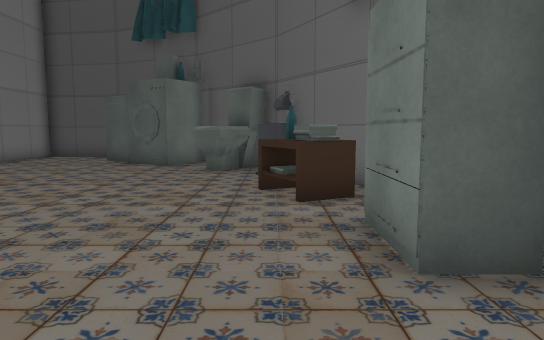
[1] (above)

12 first-person views from a walk through a Unity game level. The camera is 1.2 m above the floor, tilts 6° down and sees 70° across. The floor is counted in squares, 1 m on a side. Each view is taken from the middle of a square. On the plan, view 1 faces up. The plan holds only what a view shows up to about 15 squares ahead; the rest is blank. The place goes on beyond the plan. The player character is not drawn. Some surface patterns are stand-ins.

[2]
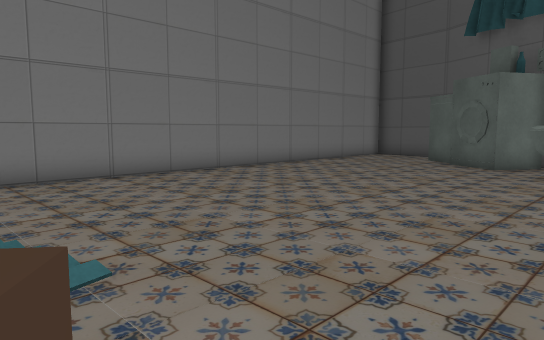

[3]
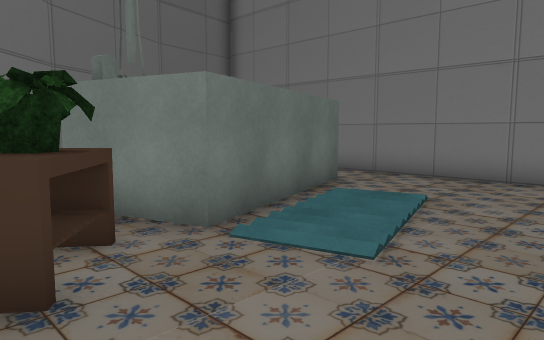

[4]
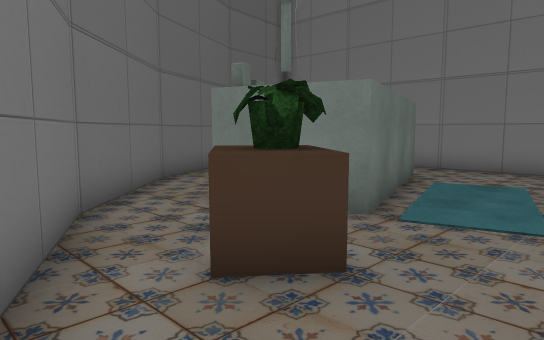

[5]
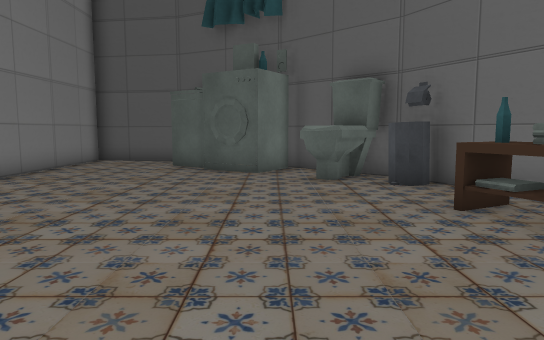

[6]
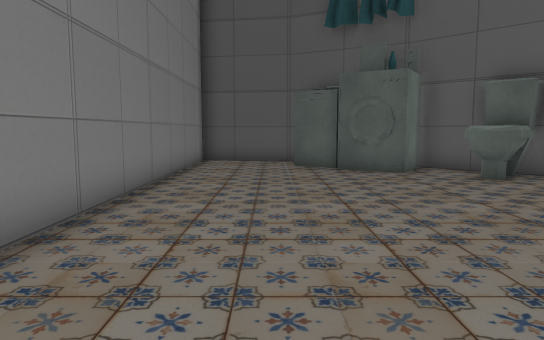

[7]
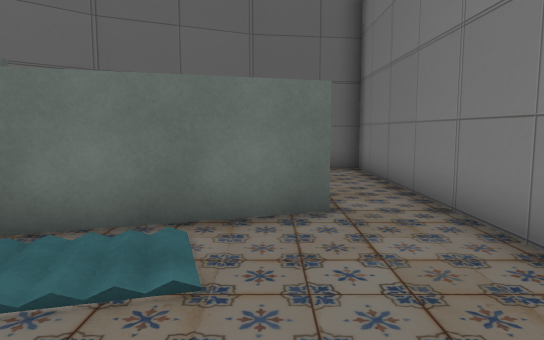

[8]
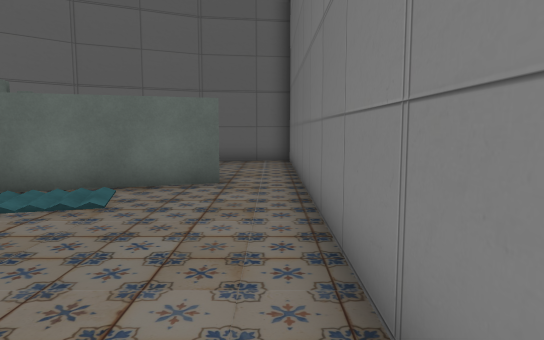

[9]
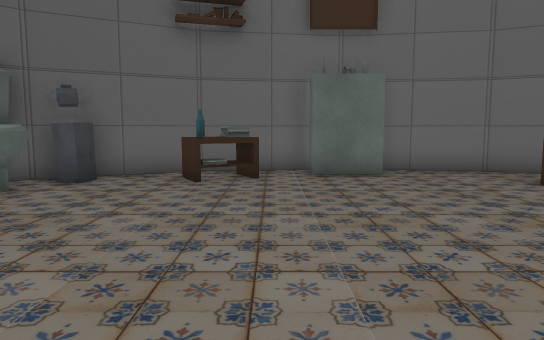

[10]
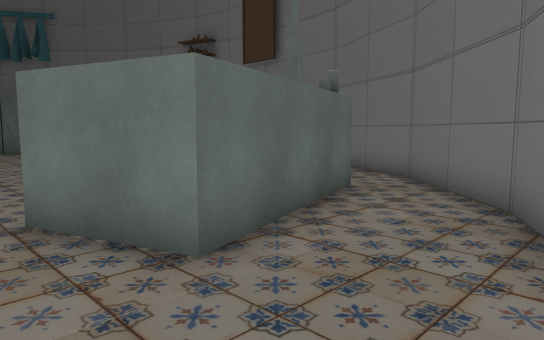

[11]
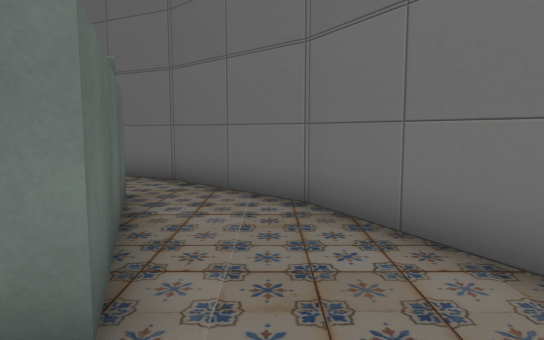

[12]
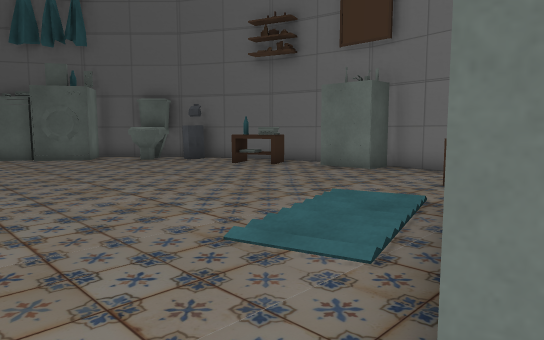

### Floor plan
Points are (right, up) in squares from view 1. A wall is a line through its corners. A room is listed if a view was taken in it or the views show most of it. See-through windows are left out.
Room 1 (views 1, 2, 3, 4, 5, 6, 7, 8, 9, 10, 11, 12)
walls: (-2.7, -0.8) (-1.9, -3.3) (-7, -5) (-7.8, -2.6) (-2.7, -0.8); (2.5, 4.9) (2, 8) (0.1, 11.7) (-2.8, 14.6); (0, 10.1) (-0.3, 10.4) (-0.4, 10.8); (-6, -8.2) (-2.8, -6.6) (0.1, -3.7) (2, 0) (2.5, 3.3); (-6.4, 16.4) (-9.7, 16.9) (-9.7, -8.9) (-7, -8.5)
ways out: opening at (2, 2); opening at (2, 6)
objects: other object (-6, -1) to (-3, 1); other object (-6, 15) to (-5, 16); other object (-2, 11) to (-1, 12); other object (-1, -2) to (0, -1); other object (-1, -1) to (-1, 0); other object (0, 7) to (1, 7); other object (0, 8); other object (1, 3); other object (1, 5); other object (1, 8)

Positions as (right, up) in squares from view 1, and headings:
1: (0, 0), facing up
2: (0, 0), facing up-left
3: (0, 3), facing down-left
4: (2, 2), facing down-left
5: (-3, 2), facing up
6: (-7, 2), facing up
7: (-7, 3), facing down
8: (-9, 6), facing down
9: (-9, 6), facing right
10: (-9, -8), facing up-right
11: (-9, -6), facing right
12: (-9, -3), facing up-right
